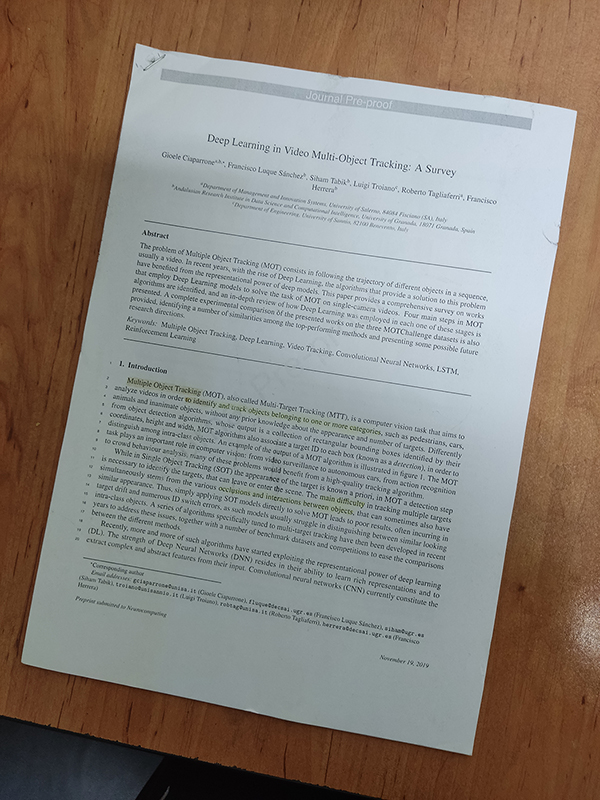
#> input picture HW[7]/images/Q3/example.jpg, 600 x 800 px
$ jupyter execute Q3.ipynb
#> lines starting #> are read from the running program, lines starting #| are printed output that depends on the picture; after the words box and inside, x2 and y2 are one past the last pixel; in counts of white or black regions, pixels touching at a corner belong together
# Imports

[cell 1]
import cv2
import numpy as np
import matplotlib.pyplot as plt
import math

# Utilities

[cell 2]
def imshow(im):
    width, height, *channels = im.shape
    if channels:
        # By default, OpenCV tends to work with images in the BGR format.
        # This is due to some outdated practices, but it has been left in the library.
        # We can iterate the channels in reverse order to get an RGB image.
        plt.imshow(im[:,:,::-1])
    else:
        plt.imshow(im, cmap='gray')
    plt.axis('off')

[cell 3]
def reorder(vertices):
    # OpenCV *prefers* if we use `np.float32`.
    reordered = np.zeros_like(vertices, dtype=np.float32)
    add = vertices.sum(1)
    reordered[0] = vertices[np.argmin(add)]
    reordered[2] = vertices[np.argmax(add)]
    diff = np.diff(vertices, axis=1)
    reordered[1] = vertices[np.argmin(diff)]
    reordered[3] = vertices[np.argmax(diff)]
    return reordered

# Image

[cell 4]
im = cv2.imread("images/Q3/example.jpg")
#> im is the input picture: shape (800, 600, 3); mean B, G, R 122.1, 130.1, 137.6
plt.imshow(im)

# Process

Follow the hints in each section to implement the functions.

## Grayscale Transform

Use the `cv2.cvtColor` function with any color space you deem appropriate. The resulting image should have a single channel.

[cell 5]
def to_grayscale(im):
    img_gray = cv2.cvtColor(im, cv2.COLOR_BGR2GRAY)
    return img_gray

[cell 6]
grayscale = to_grayscale(im)
#> in to_grayscale, `img_gray = cv2.cvtColor(im, cv2.COLOR_BGR2GRAY)`:
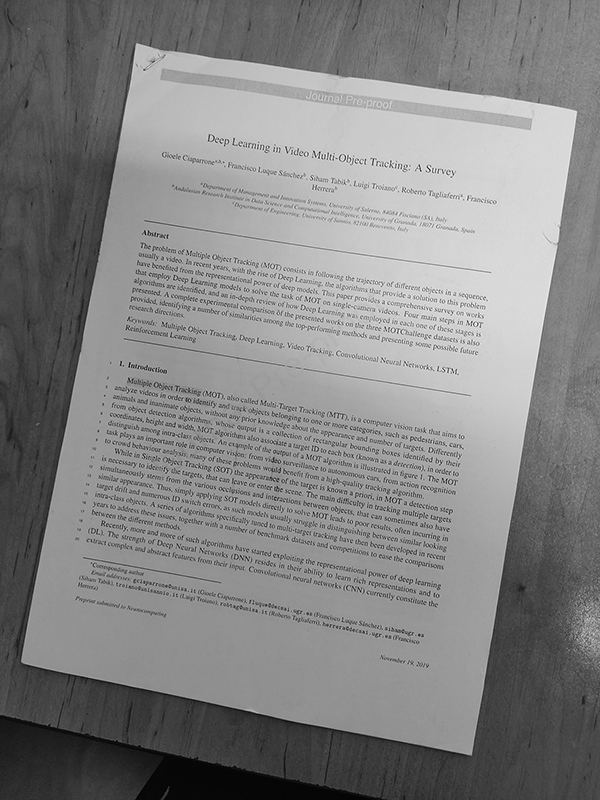
#> img_gray: shape (800, 600); min 0, max 255, mean 131.4
imshow(grayscale)

## Blurring the Image

The Gaussian filter or its more advanced sibling, the Bilateral filter, have shown the best results. Go with whatever smoothing filter you prefer. Considering that the image is highly likely to contain texts, adjust your window size accordingly.

[cell 7]
def blur(im):
    # Your code goes here.
    blur = cv2.GaussianBlur(im,(9,9),0)
    return blur

[cell 8]
blurred = blur(grayscale)
imshow(blurred)

## Edge Detection

The `cv2.Canny` filter tends to generate the best results. Tune its thresholds using the provided image and try it on a few more examples.

[cell 9]
def to_edges(im):
    # Your code goes here.
    edges = cv2.Canny(im,100,150)
    return edges

[cell 10]
edges = to_edges(blurred)
#> in to_edges, `edges = cv2.Canny(im,100,150)`:
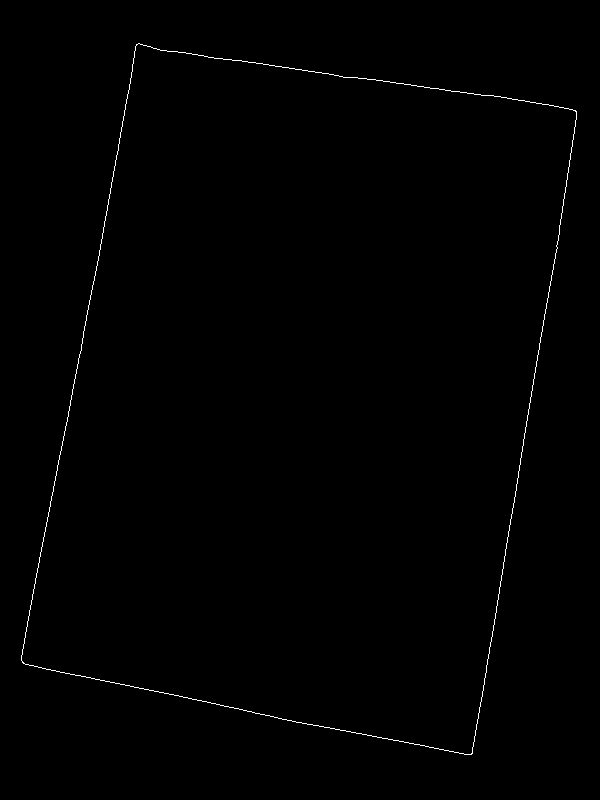
#> edges: shape (800, 600); 0.45% white in thin lines or dots, all inside (x1, y1, x2, y2) = (21, 43, 577, 755)
imshow(edges)

## Contour Detection

We highly suggest that you learn more about [image contours](https://docs.opencv.org/4.x/d4/d73/tutorial_py_contours_begin.html), specifically, the `cv2.findContours` function. You'd want to find the contour that has the largest surface area (using `cv2.contourArea`) and simplify its boundaries to a quadrilateral using `cv2.approxPolyDP` (and possibly `cv2.arcLength`). If this all sounds too complicated, go with the Hough transform. As discussed in the instructions, you can use the Hough transform to identify four lines within the output of `to_edges` to identify the most prominent parallelogram present in the image. This isn't, however, the best solution.

Regardless of the method, the output of the function must be the coordinates of the four vertices containing the page, in the form of a `4x2` array.

*Hint*: If you are using `cv2.findContours`, the Simple Approximation Model suffices for our purposes.

[cell 11]
def find_vertices(im):
    # Your code goes here.
    contours, hierarchy = cv2.findContours(im,
    cv2.RETR_TREE, cv2.CHAIN_APPROX_NONE)

    shape_main = 0
    area = 0
    for shape in contours:
        area_hold = cv2.contourArea(shape)
        if area_hold > area :
            shape_main = shape
            area = area_hold

    cnt = cv2.approxPolyDP(shape_main,0.01*cv2.arcLength(shape_main,True),True)

    return cnt

[cell 12]
# Let's draw the points on the original image.

imshow(im)
vertices = find_vertices(edges)
#> in find_vertices, `contours, hierarchy = cv2.findContours(im, cv2.RETR_TREE, cv2.CHAIN_AP..`: contours = 2 contours; box (x1, y1, x2, y2) and area: (21, 43, 577, 755) 290968, (21, 43, 577, 755) 290963
#> the loop in find_vertices, `for shape in contours:` made 2 passes
#> (area_hold, area) on pass 1: (290968, 290968)
#> area_hold on pass 2: 290963
#> after the loop in find_vertices, `for shape in contours:`: area = 290968; shape_main = contour of 2150 points, box (x1, y1, x2, y2) (21, 43, 577, 755), area 290968
#> in find_vertices, `cnt = cv2.approxPolyDP(shape_main,0.01*cv2.arcLength(shape_main,True),..`: cnt = [[138, 43], [21, 660], [471, 754], [576, 111]]
#> vertices = [[138, 43], [21, 660], [471, 754], [576, 111]]

for item in vertices:
    plt.scatter(item[0][0], item[0][1])
#> this loop made 4 passes
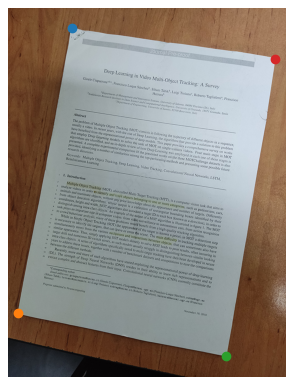
#> figure drawn by matplotlib, 1 panel

## Perspective Transform

We can use the `cv2.getPerspectiveTransform` function to find a transform that maps the region we have identified to a rectangle that we can easily crop. You then need to use `cv2.warpPerspective` to apply this transform and crop out the target region.

**Note**: `cv2.getPerspectiveTransform` expects your vertices in a particular order. They should be top left, top right, bottom right, and finally, bottom left. We have implemented a utility function for this purpose.

[cell 13]
#https://theailearner.com/tag/cv2-getperspectivetransform/
def crop_out(im, vertices):
    # Your code goes here.
    width_AD = math.dist(vertices[0][0],vertices[3][0])
    width_BC = math.dist(vertices[1][0],vertices[2][0])
    maxWidth = max(int(width_AD), int(width_BC))


    height_AB = math.dist(vertices[0][0],vertices[1][0])
    height_CD = math.dist(vertices[2][0],vertices[3][0])
    maxHeight = max(int(height_AB), int(height_CD))


    input_pts = np.float32([vertices[0][0], vertices[1][0], vertices[2][0], vertices[3][0]])
    target = np.float32([[0, 0],
                            [0, maxHeight - 1],
                            [maxWidth - 1, maxHeight - 1],
                            [maxWidth - 1, 0]])

    transform = cv2.getPerspectiveTransform(input_pts, target)  # get the top or bird eye view effect
    return cv2.warpPerspective(im, transform, (maxWidth, maxHeight))

[cell 14]
cropped = crop_out(im, vertices)
#> in crop_out, `width_AD = math.dist(vertices[0][0],vertices[3][0])`: width_AD = 443.2
#> in crop_out, `width_BC = math.dist(vertices[1][0],vertices[2][0])`: width_BC = 459.7
#> in crop_out, `maxWidth = max(int(width_AD), int(width_BC))`: maxWidth = 459
#> in crop_out, `height_AB = math.dist(vertices[0][0],vertices[1][0])`: height_AB = 628
#> in crop_out, `height_CD = math.dist(vertices[2][0],vertices[3][0])`: height_CD = 651.5
#> in crop_out, `maxHeight = max(int(height_AB), int(height_CD))`: maxHeight = 651
#> in crop_out, `input_pts = np.float32([vertices[0][0], vertices[1][0], vertices[2][0]..`: input_pts = [[138, 43], [21, 660], [471, 754], [576, 111]]
#> in crop_out, `target = np.float32([[0, 0], [0, maxHeight - 1], [maxWidth - 1, maxHei..`: target = [[0, 0], [0, 650], [458, 650], [458, 0]]
#> in crop_out, `transform = cv2.getPerspectiveTransform(input_pts, target)`: transform = [[1.07, 0.202, -155.9], [-0.167, 1.07, -23.18], [7.33e-05, 7.33e-05, 1]]
#> in crop_out, `return cv2.warpPerspective(im, transform, (maxWidth, maxHeight))`:
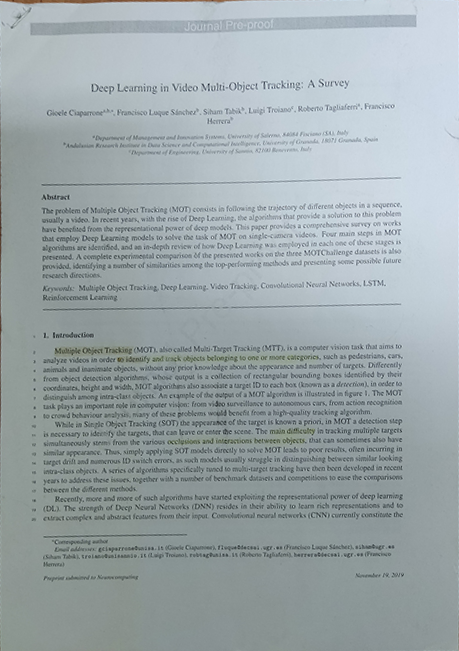
#> returned value: shape (651, 459, 3); mean of channels 0, 1, 2 170, 166.9, 156.3; drawn as B, G, R
imshow(cropped)

## Image Enhancement

I'll leave this part up to you!

[cell 15]
def enhance(im):

    thresh = cv2.adaptiveThreshold(cv2.cvtColor(im, cv2.COLOR_BGR2GRAY), 255, cv2.ADAPTIVE_THRESH_GAUSSIAN_C, cv2.THRESH_BINARY, 11, 2)
    denoised = cv2.fastNlMeansDenoising(im, 11, 31, 9)

    return denoised

## remove shadow

## Result

Let's put everything together and get the result in one go.

[cell 16]
def scan(im):
    grayscale = to_grayscale(im)
    blurred = blur(grayscale)
    edges = to_edges(blurred)
    vertices = find_vertices(edges)
#> the loop in find_vertices (call 2), `for shape in contours:` made 2 passes
    cropped = crop_out(im, vertices)
    return enhance(cropped)

[cell 17]
im = cv2.imread("images/Q3/example.jpg")
plt.imshow(im)

scanned = scan(im)
#> in scan, `vertices = find_vertices(edges)`: vertices = [[138, 43], [21, 660], [471, 754], [576, 111]]
#> in enhance, `thresh = cv2.adaptiveThreshold(cv2.cvtColor(im, cv2.COLOR_BGR2GRAY), 2..`:
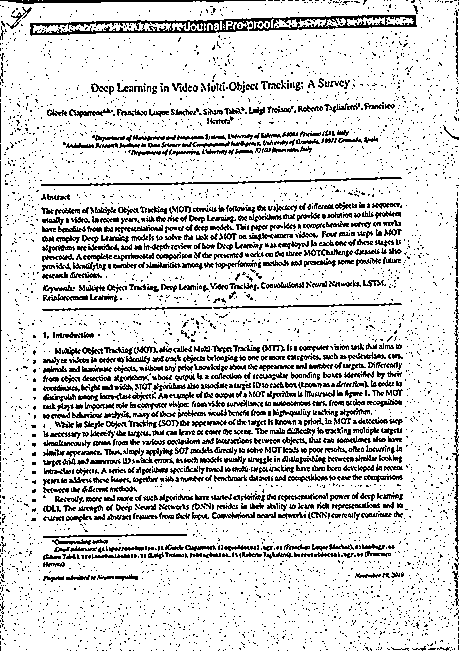
#> thresh: shape (651, 459); 83.6% white; black in thin lines or dots
#> in enhance, `denoised = cv2.fastNlMeansDenoising(im, 11, 31, 9)`:
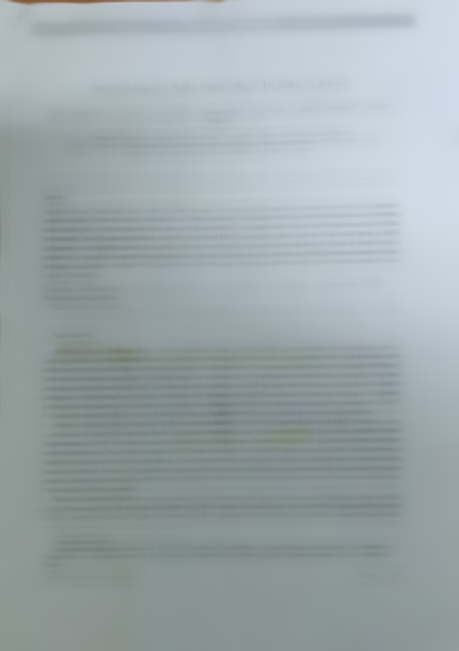
#> denoised: shape (651, 459, 3); mean B, G, R 170.6, 167.5, 156.8
imshow(scanned)
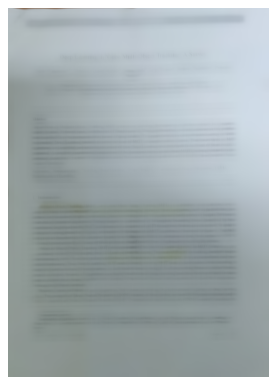
#> figure drawn by matplotlib, 1 panel; B, G, R data is drawn as R, G, B

$ run again, with HW[7]/images/Q3/1.jpg copied over HW[7]/images/Q3/example.jpg
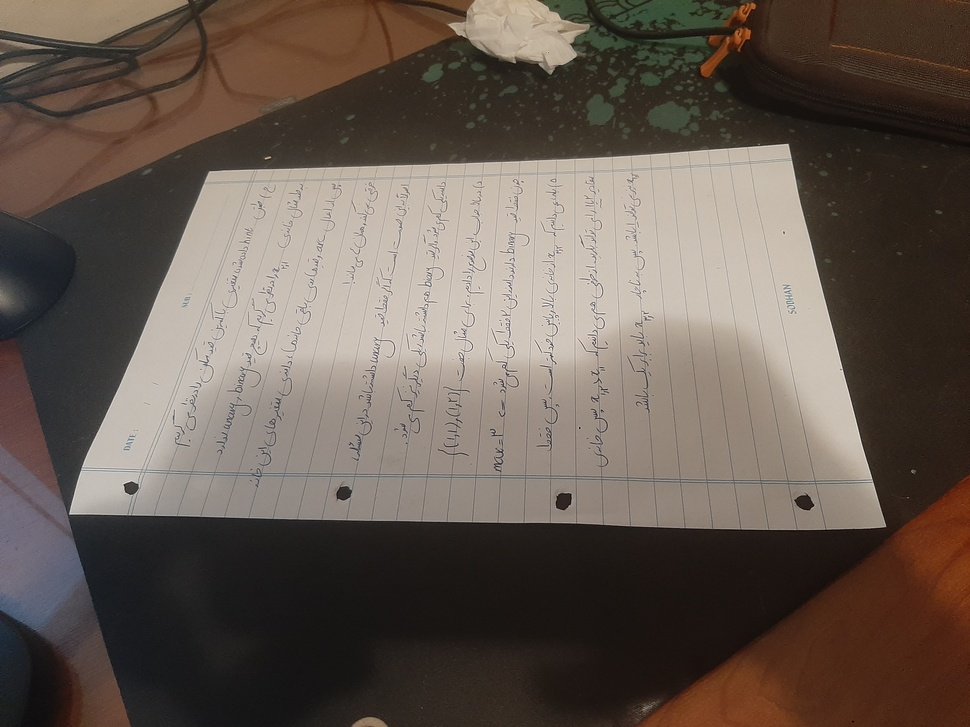
#> input picture HW[7]/images/Q3/1.jpg, 970 x 727 px, shrunk from 4032 x 3024 before the run
#> im is the input picture: shape (727, 970, 3); mean B, G, R 81, 89.8, 101.6
#> in to_edges, `edges = cv2.Canny(im,100,150)`:
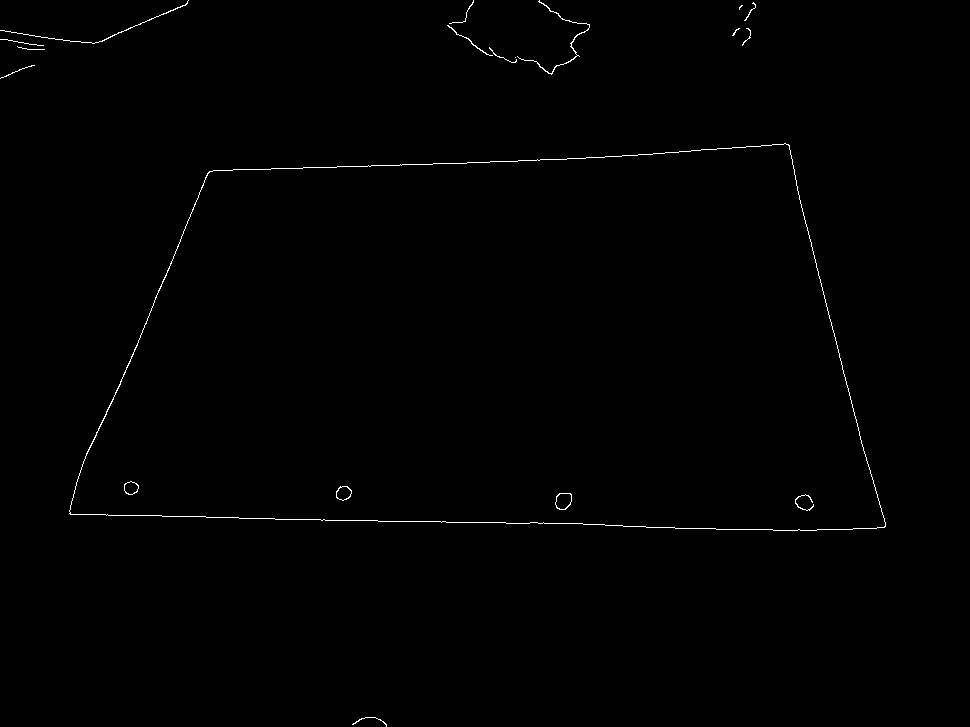
#> edges: shape (727, 970); 0.46% white in thin lines or dots
#> contours = 23 contours, 12 with area under 20; largest, box (x1, y1, x2, y2) and area: (69, 143, 886, 531) 253562, (69, 143, 886, 531) 253494, (555, 493, 572, 510) 215, (555, 493, 572, 510) 202, (336, 486, 352, 501) 164
#> the loop in find_vertices, `for shape in contours:` made 23 passes
#> (area_hold, area) on pass 2: (253562.5, 253562.5)
#> after the loop in find_vertices, `for shape in contours:`: area = 253562.5; shape_main = contour of 2119 points, box (x1, y1, x2, y2) (69, 143, 886, 531), area 253562
#> cnt = [[885, 526], [785, 143], [209, 171], [69, 510]]
#> the loop `for item in vertices:` made 4 passes
#> width_AD = 816.2
#> width_BC = 576.7
#> maxWidth = 816
#> height_AB = 395.8
#> height_CD = 366.8
#> maxHeight = 395
#> input_pts = [[885, 526], [785, 143], [209, 171], [69, 510]]
#> target = [[0, 0], [0, 394], [815, 394], [815, 0]]
#> transform = [[-1.92, 0.5, 1432.2], [0.031, -1.58, 804], [0.000358, 0.00173, 1]]
#> the loop in find_vertices (call 2), `for shape in contours:` made 23 passes
#> in scan, `vertices = find_vertices(edges)`: vertices = [[885, 526], [785, 143], [209, 171], [69, 510]]
#> thresh: shape (395, 816); 85.2% white; black in thin lines or dots
#> `[cell 17] im = cv2.imread("images/Q3/example.jpg") plt.imshow(im)  sca..`:
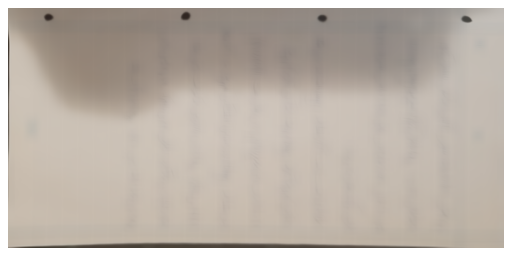
#> figure drawn by matplotlib, 1 panel; B, G, R data is drawn as R, G, B

$ run again, with HW[7]/images/Q3/2.jpg copied over HW[7]/images/Q3/example.jpg
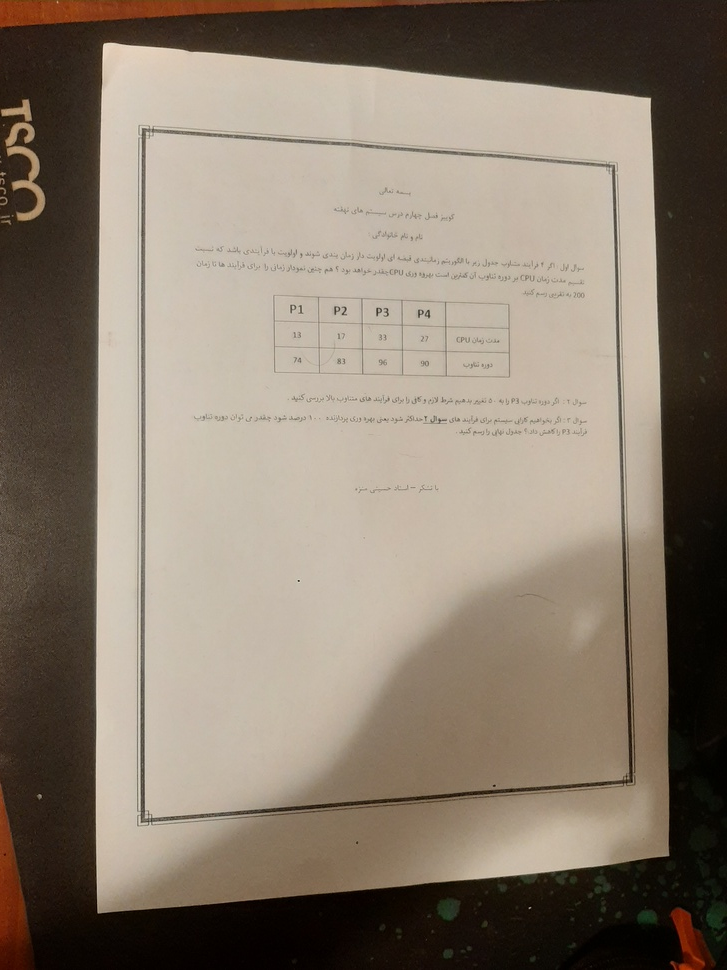
#> input picture HW[7]/images/Q3/2.jpg, 727 x 970 px, shrunk from 3024 x 4032 before the run
#> im is the input picture: shape (970, 727, 3); mean B, G, R 109, 123.6, 136.6
#> in to_edges, `edges = cv2.Canny(im,100,150)`:
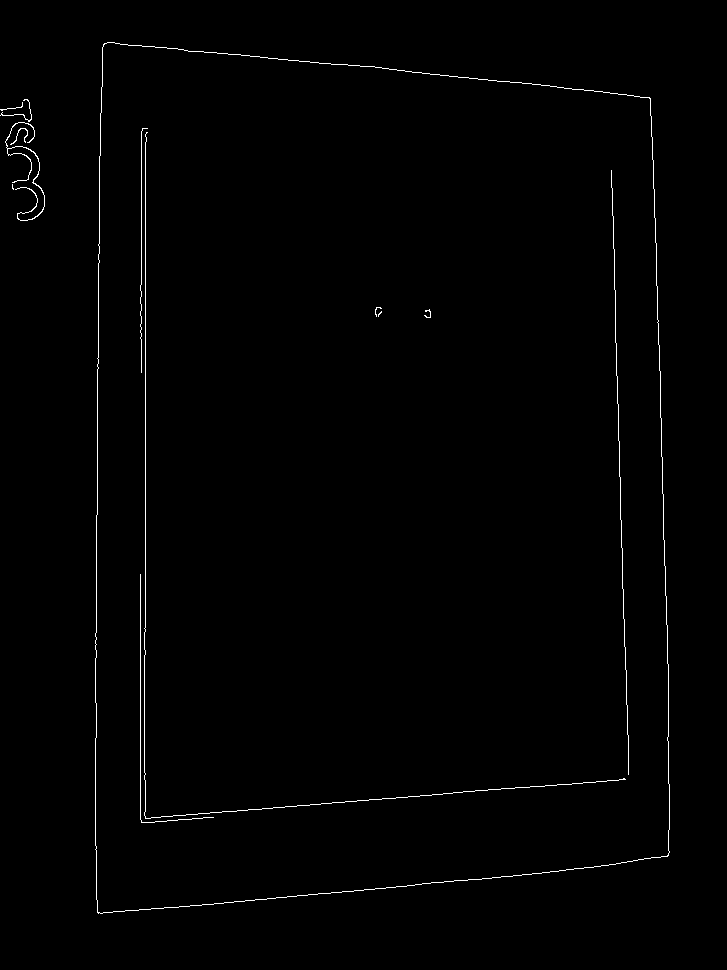
#> edges: shape (970, 727); 0.8% white in thin lines or dots, all inside (x1, y1, x2, y2) = (0, 42, 670, 914)
#> contours = 14 contours, 11 with area under 20; largest, box (x1, y1, x2, y2) and area: (95, 42, 670, 914) 461818, (95, 42, 670, 914) 461812, (5, 122, 45, 221) 74
#> the loop in find_vertices, `for shape in contours:` made 14 passes
#> (area_hold, area) on passes 3, 6: (73.5, 73.5), (461818.5, 461818.5)
#> after the loop in find_vertices, `for shape in contours:`: area = 461818.5; shape_main = contour of 2743 points, box (x1, y1, x2, y2) (95, 42, 670, 914), area 461818
#> cnt = [[104, 43], [97, 912], [667, 856], [650, 98]]
#> the loop `for item in vertices:` made 4 passes
#> width_AD = 548.8
#> width_BC = 572.7
#> maxWidth = 572
#> height_AB = 869
#> height_CD = 758.2
#> maxHeight = 869
#> input_pts = [[104, 43], [97, 912], [667, 856], [650, 98]]
#> target = [[0, 0], [0, 868], [571, 868], [571, 0]]
#> transform = [[0.894, 0.00721, -93.33], [-0.103, 1.02, -33.3], [-0.00023, 5.29e-05, 1]]
#> the loop in find_vertices (call 2), `for shape in contours:` made 14 passes
#> in scan, `vertices = find_vertices(edges)`: vertices = [[104, 43], [97, 912], [667, 856], [650, 98]]
#> thresh: shape (869, 572); 92.7% white; black in thin lines or dots
#> `[cell 17] im = cv2.imread("images/Q3/example.jpg") plt.imshow(im)  sca..`:
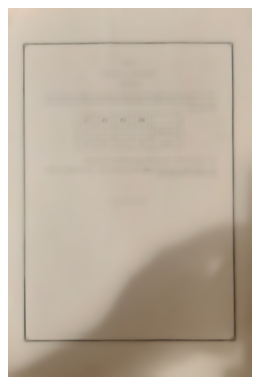
#> figure drawn by matplotlib, 1 panel; B, G, R data is drawn as R, G, B
